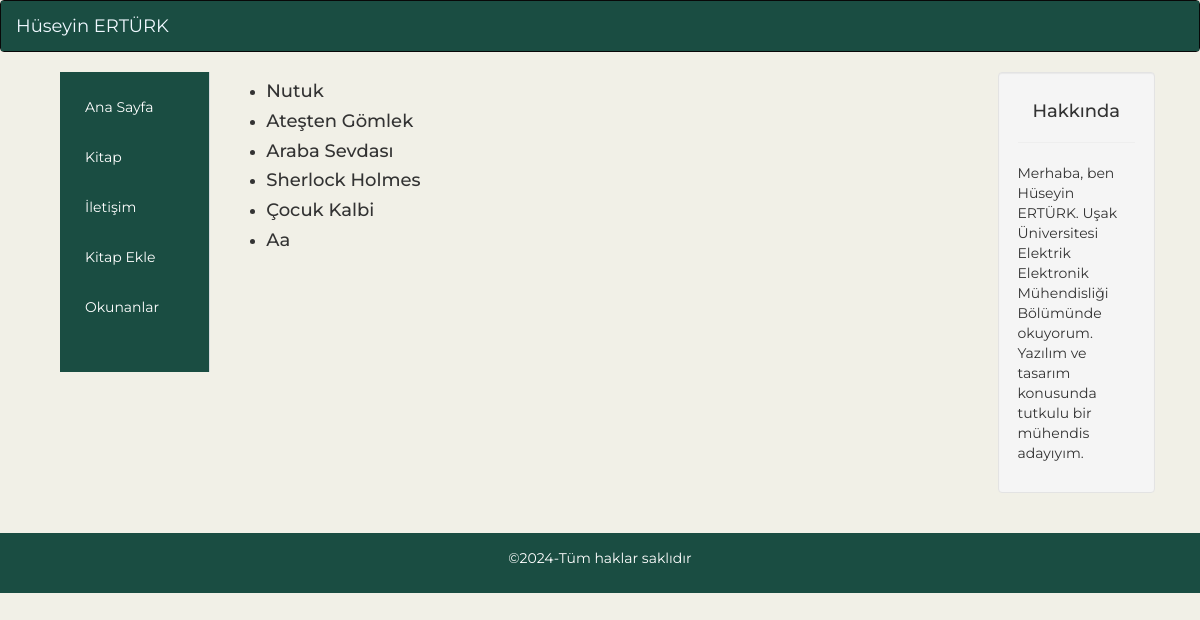
The page / on the database its author committed.
### tables this page shows
CREATE TABLE "tblBook" (
	"id"	INTEGER NOT NULL,
	"booktitle"	TEXT,
	"bookauthor"	TEXT,
	"bookyear"	TEXT,
	"isReaded"	INTEGER,
	PRIMARY KEY("id" AUTOINCREMENT)
);

### main.py (the view)
@app.route("/")
def index():
    veriAl()
    return render_template("index.html",data=data)

### main.py (called while the page is built)
def veriAl():
    global data
    with sqlite3.connect("book.db") as con:
        cur = con.cursor()
        cur.execute("select * from tblBook order by id asc")
        data = cur.fetchall()
        for i in data:
            print(i)

### templates/index.html
{% extends "base.html" %}
{% block content %}
        <ul>
        {% for d in data %}
        <li><h4>{{d[1]}}</h4></li>
        {%endfor%}
        </ul>
{% endblock %}

### static/style.css (style rules this page uses)
body { font-family: "Montserrat" !important; background-color: #f1f0e7 !important; }
* { margin: 0; padding: 0; box-sizing: border-box; -webkit-box-sizing: border-box; -moz-box-sizing: border-box; }

### rows shown on the page
tblBook: booktitle "Nutuk"
tblBook: booktitle "Ateşten Gömlek"
tblBook: booktitle "Araba Sevdası"
tblBook: booktitle "Sherlock Holmes"
tblBook: booktitle "Çocuk Kalbi"
tblBook: booktitle "Aa"
